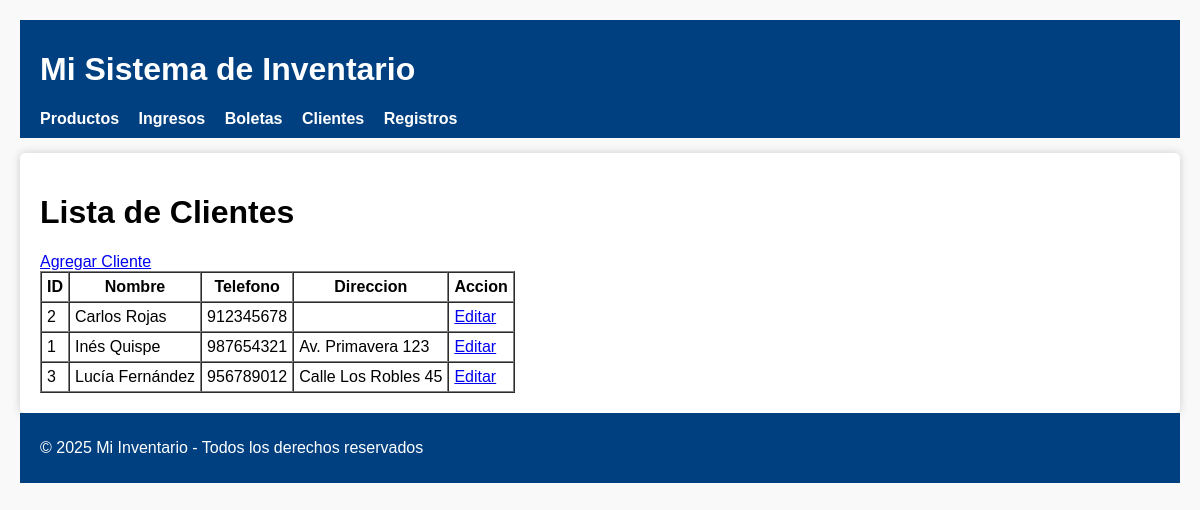
Screenshot of /?controller=cliente&action=index with the database file from the repository.
### tables this page shows
CREATE TABLE clientes (
    id INT AUTO_INCREMENT PRIMARY KEY,
    nombre VARCHAR(100) NOT NULL,
    telefono VARCHAR(20),
    direccion TEXT
);

### controllers/ClienteController.php (called while the page is built, shortened)
<?php
require_once BASE_PATH . '\models\Cliente.php';
class ClienteController
{
    private $cliente;
    public function __construct()
    {
        $database = new Database();
        $this->db = $database->conectar();
        $this->cliente = new Cliente($this->db);
    }
    public function index()
    {
        $clientes = $this->cliente->getAll();
        require BASE_PATH . '\views\clientes\index.php';
        require BASE_PATH . '\views\layout.php';
    }
}

### config/database.php (called while the page is built, shortened)
<?php
class Database
{
    private $host = "localhost";
    private $db_name = "inventario_app";
    private $username = "root";
    private $password = "";
    public function conectar()
    {
        $this->conn = null;
        try {
            $this->conn = new PDO("mysql:host={$this->host};dbname={$this->db_name};charset=utf8mb4", $this->username, $this->password);
            $this->conn->setAttribute(PDO::ATTR_ERRMODE, PDO::ERRMODE_EXCEPTION);
        } catch (PDOException $exception) {
            echo "Error de conexión: " . $exception->getMessage();
        }
        return $this->conn;
    }
}

### models/Cliente.php (called while the page is built, shortened)
<?php
require_once 'BaseModel.php';
class Cliente extends BaseModel
{
    private $tabla = "clientes";
    public function getAll()
    {
        $query = "SELECT * FROM " . $this->tabla . " ORDER BY nombre ASC";
        return $this->fetchAllQuery($query);
    }
}

### models/BaseModel.php (called while the page is built, shortened)
<?php class BaseModel
{
    public $db;
    public function __construct($db)
    {
        $this->db = $db;
    }
    protected function fetchAllQuery(string $sql, array $params = []): array
    {
        $stmt = $this->db->prepare($sql);
        $stmt->execute($params);
        return $stmt->fetchAll(PDO::FETCH_ASSOC);
    }
}

### views/clientes/index.php (the view, shortened to what this page needs)
<h1>Lista de Clientes</h1>
<a href='?controller=cliente&action=create'>Agregar Cliente</a>
<table border='1' cellpadding='5' cellspacing='0'>
    <tr>
        <th>ID</th>
        <th>Nombre</th>
        <th>Telefono</th>
        <th>Direccion</th>
        <th>Accion</th>
    </tr>
    <?php foreach ($clientes as $cli): ?>
        <tr>
            <td><?= htmlspecialchars($cli['id']) ?></td>
            <td><?= htmlspecialchars($cli['nombre']) ?></td>
            <td><?= htmlspecialchars($cli['telefono']) ?></td>
            <td><?= htmlspecialchars($cli['direccion']) ?></td>
            <td><a href="?controller=cliente&action=edit&id=<?= $cli['id'] ?>">Editar</a></td>
        </tr>
    <?php endforeach; ?>
</table>

### views/layout.php (style rules this page uses)
body { font-family: Arial, sans-serif; margin: 20px; background-color: #f9f9f9; }

### rows the page displays
clientes: id "2", nombre "Carlos Rojas", telefono "912345678"
clientes: id "1", nombre "Inés Quispe", telefono "987654321", direccion "Av. Primavera 123"
clientes: id "3", nombre "Lucía Fernández", telefono "956789012", direccion "Calle Los Robles 45"
